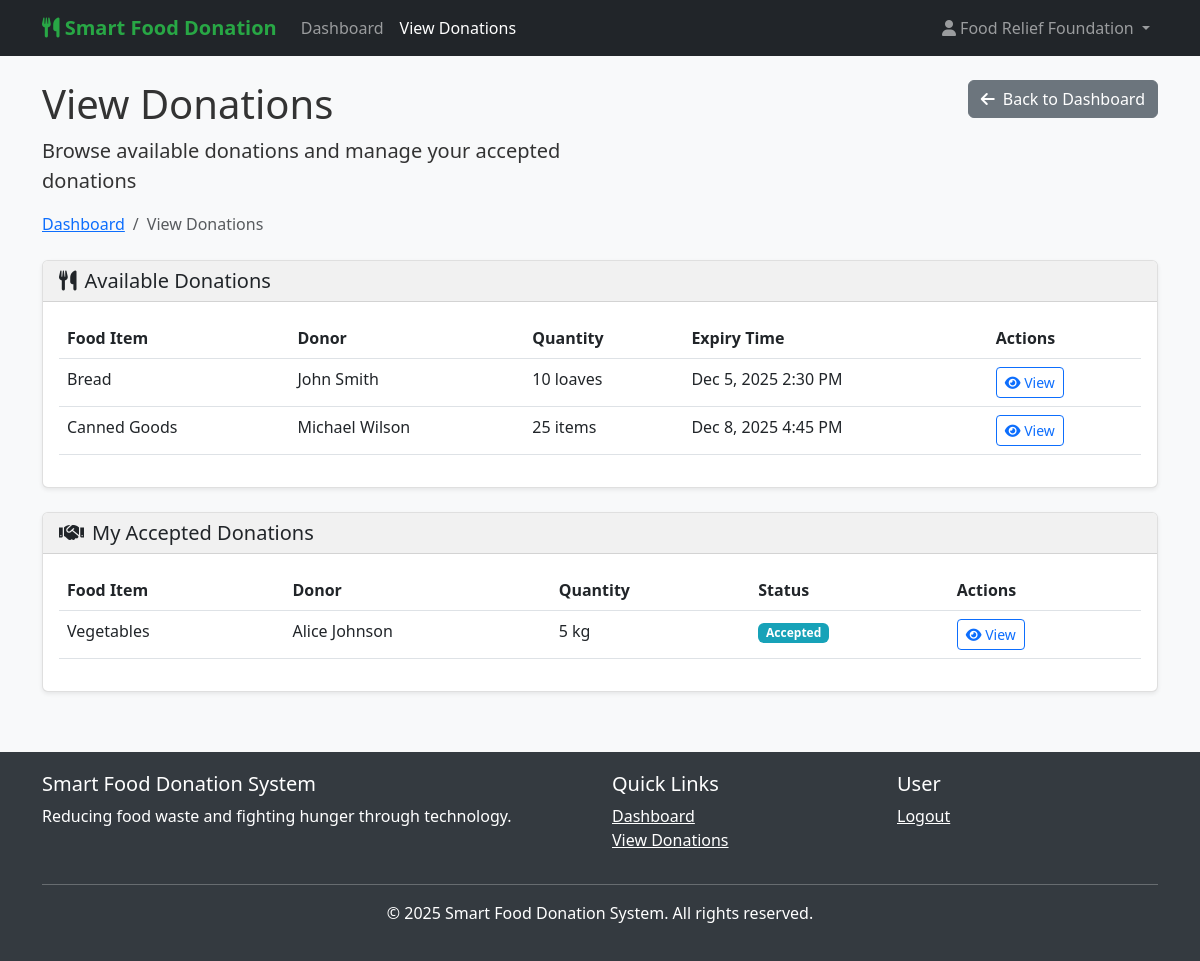
The app's page /ngo/view_donations.php (signed in) with its own data.
### tables this page shows
CREATE TABLE IF NOT EXISTS donations (
  id INT(11) AUTO_INCREMENT PRIMARY KEY,
  donor_id INT(11) NOT NULL,
  food_name VARCHAR(100) NOT NULL,
  quantity VARCHAR(100) NOT NULL,
  expiry_time DATETIME NOT NULL,
  image VARCHAR(255),
  location TEXT NOT NULL,
  status ENUM('available', 'accepted', 'picked', 'delivered') DEFAULT 'available',
  ngo_id INT(11) DEFAULT NULL,
  created_at TIMESTAMP DEFAULT CURRENT_TIMESTAMP,
  FOREIGN KEY (donor_id) REFERENCES donors(id) ON DELETE CASCADE,
  FOREIGN KEY (ngo_id) REFERENCES ngos(id) ON DELETE SET NULL
);

CREATE TABLE IF NOT EXISTS donors (
  id INT(11) AUTO_INCREMENT PRIMARY KEY,
  name VARCHAR(100) NOT NULL,
  email VARCHAR(100) UNIQUE NOT NULL,
  phone VARCHAR(20) NOT NULL,
  password VARCHAR(255) NOT NULL,
  address TEXT NOT NULL,
  created_at TIMESTAMP DEFAULT CURRENT_TIMESTAMP
);

### ngo/view_donations.php (the view, shortened to what the rows shown need)
<?php
include '../includes/db.php';
include '../includes/auth_ngo.php';
$ngo_id = get_ngo_id();
$donation_id = isset($_GET['id']) ? intval($_GET['id']) : 0;
if ($donation_id > 0) {
    $stmt = $conn->prepare("SELECT d.*, dr.name as donor_name, dr.email as donor_email, dr.phone as donor_phone FROM donations d JOIN donors dr ON d.donor_id = dr.id WHERE d.id = ?");
    $stmt->bind_param("i", $donation_id);
    $stmt->execute();
    $donation_result = $stmt->get_result();
    $donation = $donation_result->fetch_assoc();
    $stmt->close();
    if (!$donation) {
        header("Location: view_donations.php");
        exit();
    }
    $can_view = ($donation['ngo_id'] == $ngo_id) || ($donation['status'] == 'available');
    if (!$can_view) {
        header("Location: view_donations.php");
        exit();
    }
} else {
    $available_stmt = $conn->prepare("SELECT d.*, dr.name as donor_name FROM donations d JOIN donors dr ON d.donor_id = dr.id WHERE d.status = 'available' ORDER BY d.created_at DESC");
    $available_stmt->execute();
    $available_result = $available_stmt->get_result();
    $accepted_stmt = $conn->prepare("SELECT d.*, dr.name as donor_name FROM donations d JOIN donors dr ON d.donor_id = dr.id WHERE d.ngo_id = ? AND d.status IN ('accepted', 'picked', 'delivered') ORDER BY d.created_at DESC");
    $accepted_stmt->bind_param("i", $ngo_id);
    $accepted_stmt->execute();
    $accepted_result = $accepted_stmt->get_result();
}
?>
<!DOCTYPE html>
<html lang="en">
<head>
    <link href="https://cdn.jsdelivr.net/npm/bootstrap@5.3.0-alpha1/dist/css/bootstrap.min.css" rel="stylesheet">
    <link href="https://cdnjs.cloudflare.com/ajax/libs/font-awesome/6.0.0/css/all.min.css" rel="stylesheet">
    <link href="../css/styles.css" rel="stylesheet">
</head>
<body>
    <div class="container mt-4">
        <div class="row">
            <div class="col-md-6">
                <h1><?php echo $donation_id > 0 ? 'Donation Details' : 'View Donations'; ?></h1>
            </div>
        </div>
    </div>
    <div class="container my-4">
        <?php if ($donation_id > 0): ?>
        <div class="row">
            <div class="col-md-12">
                <div class="card">
                    <div class="card-header">
                        <h5 class="mb-0"><i class="fas fa-utensils me-2"></i><?php echo htmlspecialchars($donation['food_name']); ?></h5>
                    </div>
                    <div class="card-body">
                        <div class="row">
                            <div class="col-md-6">
                                <h6>Donation Information</h6>
                                <table class="table table-borderless">
                                    <tr>
                                        <td><strong>Food Name:</strong></td>
                                        <td><?php echo htmlspecialchars($donation['food_name']); ?></td>
                                    </tr>
                                    <tr>
                                        <td><strong>Quantity:</strong></td>
                                        <td><?php echo htmlspecialchars($donation['quantity']); ?></td>
                                    </tr>
                                    <tr>
                                        <td><strong>Expiry Time:</strong></td>
                                        <td><?php echo format_date($donation['expiry_time']); ?></td>
                                    </tr>
                                    <tr>
                                        <td><strong>Status:</strong></td>
                                        <td>
                                            <span class="badge <?php echo get_status_badge_class($donation['status']); ?>">
                                                <?php echo get_status_text($donation['status']); ?>
                                            </span>
                                        </td>
                                    </tr>
                                    <tr>
                                        <td><strong>Donor:</strong></td>
                                        <td><?php echo htmlspecialchars($donation['donor_name']); ?></td>
                                    </tr>
                                    <tr>
                                        <td><strong>Posted On:</strong></td>
                                        <td><?php echo format_date($donation['created_at']); ?></td>
                                    </tr>
                                </table>
                                <h6>Live Countdown</h6>
                                <p class="countdown-timer" data-expiry="<?php echo $donation['expiry_time']; ?>">Loading...</p>
                                <?php if ($donation['status'] == 'available' && $donation['ngo_id'] != $ngo_id): ?>
                                <a href="?accept=<?php echo $donation['id']; ?>" class="btn btn-green" onclick="return confirm('Are you sure you want to accept this donation?')">
                                    <i class="fas fa-check-circle me-2"></i>Accept Donation
                                </a>
                                <?php elseif ($donation['status'] == 'accepted' && $donation['ngo_id'] == $ngo_id): ?>
                                <form method="POST" action="">
                                    <input type="hidden" name="donation_id" value="<?php echo $donation['id']; ?>">
                                    <div class="mb-3">
                                        <label for="status" class="form-label">Update Status</label>
                                        <select class="form-select" id="status" name="status" required>
                                            <option value="">Select Status</option>
                                            <option value="picked">Picked Up</option>
                                            <option value="delivered">Delivered</option>
                                        </select>
                                    </div>
                                    <button type="submit" name="update_status" class="btn btn-green">Update Status</button>
                                </form>
                                <?php elseif ($donation['status'] == 'picked' && $donation['ngo_id'] == $ngo_id): ?>
                                <form method="POST" action="">
                                    <input type="hidden" name="donation_id" value="<?php echo $donation['id']; ?>">
                                    <div class="mb-3">
                                        <label for="status" class="form-label">Update Status</label>
                                        <select class="form-select" id="status" name="status" required>
                                            <option value="">Select Status</option>
                                            <option value="delivered">Delivered</option>
                                        </select>
                                    </div>
                                    <button type="submit" name="update_status" class="btn btn-green">Update Status</button>
                                </form>
                                <?php endif; ?>
                            </div>
                            <div class="col-md-6">
                                <?php if ($donation['image']): ?>
                                <h6>Food Image</h6>
                                <img src="../uploads/<?php echo htmlspecialchars($donation['image']); ?>" alt="Food Image" class="img-fluid donation-image mb-3">
                                <?php endif; ?>
                                <h6>Donor Contact Information</h6>
                                <table class="table table-borderless">
                                    <tr>
                                        <td><strong>Name:</strong></td>
                                        <td><?php echo htmlspecialchars($donation['donor_name']); ?></td>
                                    </tr>
                                    <tr>
                                        <td><strong>Email:</strong></td>
                                        <td><?php echo htmlspecialchars($donation['donor_email']); ?></td>
                                    </tr>
                                    <tr>
                                        <td><strong>Phone:</strong></td>
                                        <td><?php echo htmlspecialchars($donation['donor_phone']); ?></td>
                                    </tr>
                                </table>
                                <h6>Pickup Location</h6>
                                <p><?php echo nl2br(htmlspecialchars($donation['location'])); ?></p>
                                <div class="map-container">
                                    <div class="alert alert-info">
                                        <p><strong>Pickup Location:</strong> <?php echo htmlspecialchars($donation['location']); ?></p>
                                        <p><a href="https://www.openstreetmap.org/search?query=<?php echo urlencode($donation['location']); ?>" target="_blank" class="btn btn-primary">
                                            <i class="fas fa-map-marked-alt me-2"></i>View on Map
                                        </a></p>
                                        <small class="form-text">Click to view this location on OpenStreetMap (opens in new tab)</small>
                                    </div>
                                </div>
                            </div>
                        </div>
                    </div>
                </div>
            </div>
        </div>
        <?php else: ?>
        <div class="row">
            <div class="col-md-12">
                <div class="card mb-4">
                    <div class="card-body">
                        <?php if ($available_result->num_rows > 0): ?>
                        <div class="table-responsive">
                            <table class="table table-hover">
                                <thead>
                                    <tr>
                                        <th>Food Item</th>
                                        <th>Donor</th>
                                        <th>Quantity</th>
                                        <th>Expiry Time</th>
                                        <th>Actions</th>
                                    </tr>
                                </thead>
                                <tbody>
                                    <?php while ($donation = $available_result->fetch_assoc()): ?>
                                    <tr>
                                        <td><?php echo htmlspecialchars($donation['food_name']); ?></td>
                                        <td><?php echo htmlspecialchars($donation['donor_name']); ?></td>
                                        <td><?php echo htmlspecialchars($donation['quantity']); ?></td>
                                        <td><?php echo format_date($donation['expiry_time']); ?></td>
                                        <td>
                                            <a href="view_donations.php?id=<?php echo $donation['id']; ?>" class="btn btn-sm btn-outline-primary">
                                                <i class="fas fa-eye"></i> View
                                            </a>
                                        </td>
                                    </tr>
                                    <?php endwhile; ?>
                                </tbody>
                            </table>
                        </div>
                        <?php else: ?>
                        <p class="text-center">No donations are currently available.</p>
                        <?php endif; ?>
                    </div>
                </div>
                <div class="card">
                    <div class="card-body">
                        <?php if ($accepted_result->num_rows > 0): ?>
                        <div class="table-responsive">
                            <table class="table table-hover">
                                <thead>
                                    <tr>
                                        <th>Food Item</th>
                                        <th>Donor</th>
                                        <th>Quantity</th>
                                        <th>Status</th>
                                        <th>Actions</th>
                                    </tr>
                                </thead>
                                <tbody>
                                    <?php while ($donation = $accepted_result->fetch_assoc()): ?>
                                    <tr>
                                        <td><?php echo htmlspecialchars($donation['food_name']); ?></td>
                                        <td><?php echo htmlspecialchars($donation['donor_name']); ?></td>
                                        <td><?php echo htmlspecialchars($donation['quantity']); ?></td>
                                        <td>
                                            <span class="badge <?php echo get_status_badge_class($donation['status']); ?>">
                                                <?php echo get_status_text($donation['status']); ?>
                                            </span>
                                        </td>
                                        <td>
                                            <a href="view_donations.php?id=<?php echo $donation['id']; ?>" class="btn btn-sm btn-outline-primary">
                                                <i class="fas fa-eye"></i> View
                                            </a>
                                        </td>
                                    </tr>
                                    <?php endwhile; ?>
                                </tbody>
                            </table>
                        </div>
                        <?php else: ?>
                        <p class="text-center">You haven't accepted any donations yet.</p>
                        <?php endif; ?>
                    </div>
                </div>
            </div>
        </div>
        <?php endif; ?>
    </div>
</body>
</html>

### records on screen
donations: food_name "Bread", donor.name "John Smith", quantity "10 loaves", expiry_time "Dec 5, 2025 2:30 PM"
donations: food_name "Canned Goods", donor.name "Michael Wilson", quantity "25 items", expiry_time "Dec 8, 2025 4:45 PM"
donations: food_name "Vegetables", donor.name "Alice Johnson", quantity "5 kg", status "Accepted"

### other values on screen
$ngo_name "Food Relief Foundation"
